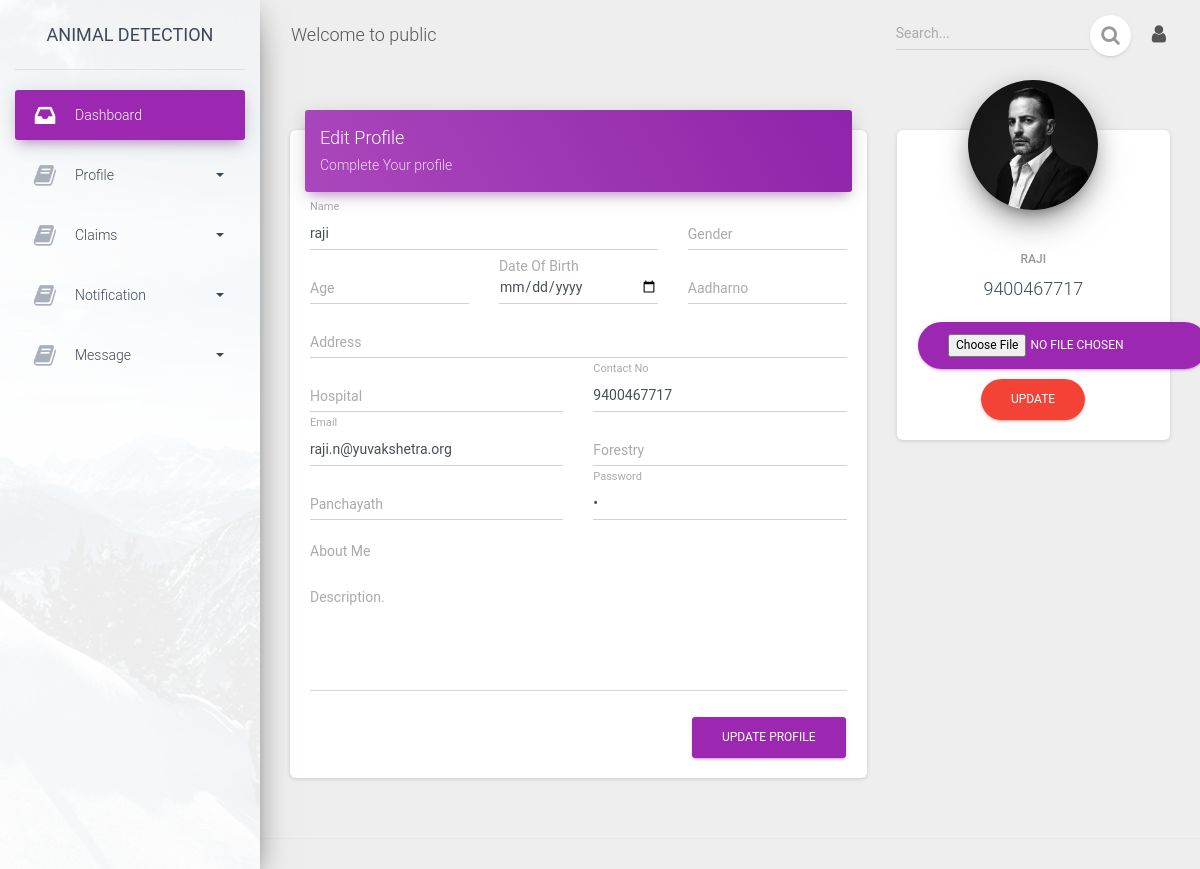
Page /people/profile.php (signed in) on the committed database.
### tables this page shows
CREATE TABLE `user` (
  `user_id` int(11) NOT NULL,
  `Log_Id` varchar(200) NOT NULL,
  `name` varchar(200) NOT NULL,
  `cntno` varchar(200) NOT NULL,
  `location` text NOT NULL,
  `email` text NOT NULL,
  `password` text NOT NULL,
  `utype` varchar(200) NOT NULL,
  `date` date NOT NULL,
  `sex` varchar(200) NOT NULL,
  `age` varchar(200) NOT NULL,
  `addr` text NOT NULL,
  `panchayath` varchar(200) NOT NULL,
  `descp` varchar(200) NOT NULL,
  `photo` text NOT NULL,
  `oname` varchar(200) NOT NULL,
  `cntno1` varchar(200) NOT NULL,
  `wurl` text NOT NULL,
  `dob` date NOT NULL,
  `aadharno` text NOT NULL,
  `frstry` varchar(200) NOT NULL,
  `kbhn` varchar(200) NOT NULL,
  `hospt` varchar(200) NOT NULL
);

### people/profile.php (the view, shortened to what this page needs)
<?php
  	include('../connect/db.php');
    $Log_Id=$_SESSION['SESS_PEOPLE_ID'];
	$result = $db->prepare("select * from  user where Log_Id='$Log_Id'");
	$result->execute();
	for($i=0; $row = $result->fetch(); $i++)
	{
		$name=$row["name"];
		$sex=$row["sex"];
		$age=$row["age"];
		$dob=$row["dob"];
		$aadharno=$row["aadharno"];
		$cntno=$row["cntno"];
		$email=$row["email"];
		$password=$row["password"];
		$addr=$row["addr"];
		$panchayath=$row["panchayath"];
		$descp=$row["descp"];
		$photo=$row["photo"];
		$frstry=$row["frstry"];
		$hospt=$row["hospt"];
	}
?>
<!DOCTYPE html>
<html lang="en">
<head>
  	<?php include("include/header.php");?>
</head>
<body class="">
  <div class="wrapper ">
    <?php include("include/leftmenu.php");?>
    <div class="main-panel">
      <?php include("include/navbar.php");?>
      <div class="content">
        <div class="container-fluid">
          <div class="row">
            <div class="col-md-8">
              <div class="card">
                <div class="card-header card-header-primary">
                  <h4 class="card-title">Edit Profile</h4>
                  <p class="card-category">Complete Your profile</p>
                </div>
                <div class="card-body">
                  <form method="post" action="action/profile_update.php" autocomplete="off">
                    <div class="row">
                      <div class="col-md-8">
                        <div class="form-group">
                          <label class="bmd-label-floating">Name</label>
                          <input type="text" class="form-control" name="name" value="<?php echo $name;?>">
                        </div>
                      </div>
                      <div class="col-md-4">
                        <div class="form-group">
                          <label class="bmd-label-floating">Gender</label>
                          <input list="sex" required class="form-control form-control-primary" name="sex" value="<?php echo $sex;?>">
                        </div>
                      </div>
                      <div class="col-md-4">
                        <div class="form-group">
                          <label class="bmd-label-floating">Age</label>
                          <input type="text" class="form-control" name="age" value="<?php echo $age;?>">
                        </div>
                      </div>
                      <div class="col-md-4">
                        <div class="form-group">
                          <label>Date Of Birth</label>
                          <input type="date" class="form-control" name="dob" value="<?php echo $dob;?>">
                        </div>
                      </div>
                      <div class="col-md-4">
                        <div class="form-group">
                          <label class="bmd-label-floating">Aadharno</label>
                          <input type="text" class="form-control" name="aadharno" value="<?php echo $aadharno;?>">
                        </div>
                      </div>
                      <div class="col-md-12">
                        <div class="form-group">
                          <label class="bmd-label-floating">Address</label>
                          <input type="text" class="form-control" name="addr" value="<?php echo $addr;?>">
                        </div>
                      </div>
                    </div>
                    <div class="row">
                      <div class="col-md-6">
                        <div class="form-group">
                          <label class="bmd-label-floating">Hospital</label>
                          <input list="hospt" required class="form-control form-control-primary" name="hospt" value="<?php echo $hospt;?>">
                        </div>
                      </div>
                      <div class="col-md-6">
                        <div class="form-group">
                          <label class="bmd-label-floating">Contact No</label>
                          <input type="text" class="form-control" name="cntno" value="<?php echo $cntno;?>">
                        </div>
                      </div>
                    </div>
                    <div class="row">
                      <div class="col-md-6">
                        <div class="form-group">
                          <label class="bmd-label-floating">Email</label>
                         <input type="email" class="form-control" name="email" value="<?php echo $email;?>">
                        </div>
                      </div>
                      <div class="col-md-6">
                        <div class="form-group">
                          <label class="bmd-label-floating">Forestry</label>
                          <input list="frstry" required class="form-control form-control-primary" name="frstry"  value="<?php echo $frstry;?>">
                        </div>
                      </div>
                    </div>
                    <div class="row">
                      <div class="col-md-6">
                        <div class="form-group">
                          <label class="bmd-label-floating">Panchayath</label>
                          <input type="text" class="form-control" name="panchayath" value="<?php echo $panchayath;?>">
                        </div>
                      </div>
                      <div class="col-md-6">
                        <div class="form-group">
                          <label class="bmd-label-floating">Password</label>
                         <input type="password" class="form-control" name="password" value="<?php echo $password;?>">
                        </div>
                      </div>
                    </div>
                    <div class="row">
                      <div class="col-md-12">
                        <div class="form-group">
                          <label>About Me</label>
                          <div class="form-group">
                            <label class="bmd-label-floating">Description.</label>
                            <textarea class="form-control" rows="5" name="descp" ><?php echo $descp;?></textarea>
                          </div>
                        </div>
                      </div>
                    </div>
                    <button type="submit" class="btn btn-primary pull-right">Update Profile</button>
                    <div class="clearfix"></div>
                  </form>
                </div>
              </div>
            </div>
            <div class="col-md-4">
              <div class="card card-profile">
                <div class="card-avatar">
                  <a href="javascript:;">
                   <?php
						if($photo=="")
						{
					?>
                    <img class="img" src="../assets/img/faces/marc.jpg" />
                    <?php
						}
						else
						{
					?><img class="img" src="../photo/<?php echo $photo?>" />
                    <?php
						}
					?>
                  </a>
                </div>
                <div class="card-body">
                  <h6 class="card-category text-gray"><?php echo $name;?></h6>
                  <h4 class="card-title"><?php echo $cntno;?></h4>
                  <form method="post" action="action/photo_update.php" autocomplete="off" enctype="multipart/form-data">
                  	<input type="file" name="photo" class="btn btn-primary btn-round" required>
                     <input type="submit" value="Update" class="btn btn-danger btn-round">
                  </form>
                </div>
              </div>
            </div>
          </div>
        </div>
      </div>
       <?php include("include/footer.php");?>
    </div>
</body>
</html>

### people/include/header.php (shortened to what this page needs)
<link rel="stylesheet" href="../assets/css/font-awesome.min.css">
<link href="../assets/css/material-dashboard.css?v=2.1.2" rel="stylesheet" />
<link href="../assets/demo/demo.css" rel="stylesheet" />

### people/include/leftmenu.php (shortened to what this page needs)
<div class="sidebar" data-color="purple" data-background-color="white" data-image="assets/img/sidebar-1.jpg">
        <div class="logo">
          <a href="index.php" class="simple-text logo-normal">
               Animal Detection
          </a>
       </div>
       <div class="sidebar-wrapper">
        <ul class="nav">
          <li class="nav-item active  ">
            <a class="nav-link" href="index.php">
              <i class="fa fa-inbox"></i>
              <p>Dashboard</p>
            </a>
          </li>
          <li class="nav-item ">
            <a class="nav-link" data-toggle="collapse" href="#profile">
              <i class="fa fa-book"></i>
              	<p>Profile
                	<b class="caret"></b>
              	</p>
            </a>
          </li>
          <li class="nav-item ">
            <a class="nav-link" data-toggle="collapse" href="#claims">
              <i class="fa fa-book"></i>
              	<p>Claims
                	<b class="caret"></b>
              	</p>
            </a>
          </li>
          <li class="nav-item ">
            <a class="nav-link" data-toggle="collapse" href="#notification">
              <i class="fa fa-book"></i>
              	<p>Notification
                	<b class="caret"></b>
              	</p>
            </a>
          </li>
          <li class="nav-item ">
            <a class="nav-link" data-toggle="collapse" href="#message">
              <i class="fa fa-book"></i>
              	<p>Message
                	<b class="caret"></b>
              	</p>
            </a>
          </li>
        </ul>
      </div>
</div>

### people/include/navbar.php (shortened to what this page needs)
<nav class="navbar navbar-expand-lg navbar-transparent navbar-absolute fixed-top ">
    <div class="container-fluid">
      <div class="navbar-wrapper">
        <a class="navbar-brand" href="javascript:;">Welcome to public</a>
      </div>
      <div class="collapse navbar-collapse justify-content-end">
        <form class="navbar-form">
          <div class="input-group no-border">
            <input type="text" value="" class="form-control" placeholder="Search...">
            <button type="submit" class="btn btn-white btn-round btn-just-icon">
              <i class="fa fa-search"></i>
              <div class="ripple-container"></div>
            </button>
          </div>
        </form>
        <ul class="navbar-nav">
          <li class="nav-item dropdown">
            <a class="nav-link" href="javascript:;" id="navbarDropdownProfile" data-toggle="dropdown" aria-haspopup="true" aria-expanded="false">
              <i class="fa fa-user"></i>
            </a>
          </li>
        </ul>
      </div>
    </div>
 </nav>

### people/include/footer.php (shortened to what this page needs)
<footer class="footer">
    </div>

### rows in the picture
user: name "raji", cntno "9400467717", email "raji.n@yuvakshetra.org", name "RAJI"
